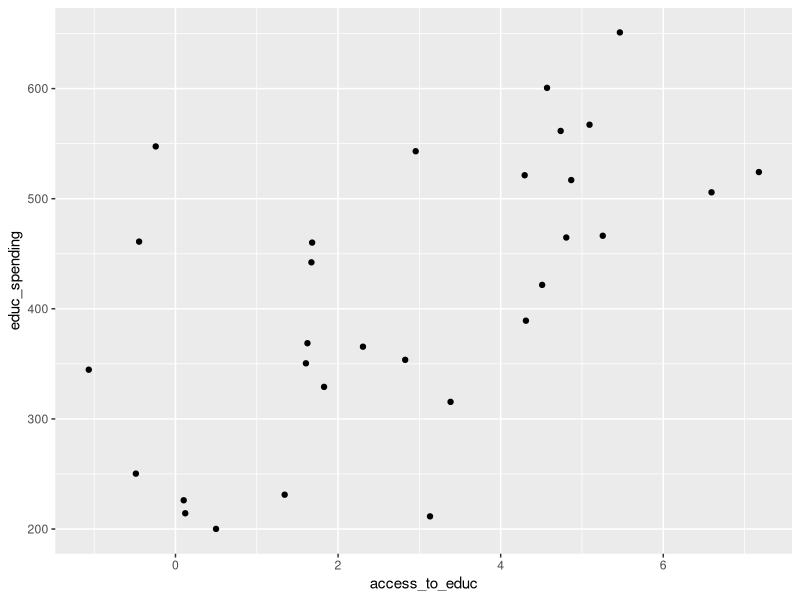
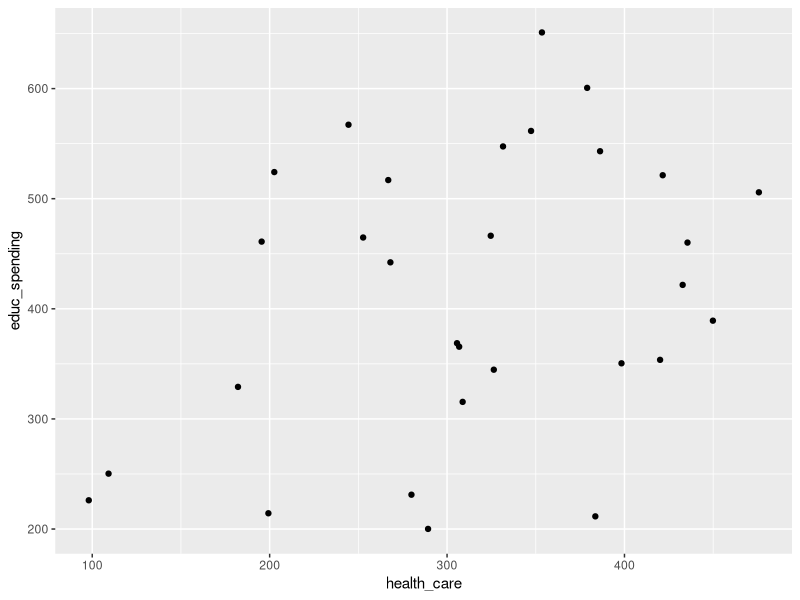

Write R code to recreate these figures, in order.
library(ggplot2)

set.seed(203)

# Problem 1: Create data for these four variables for 30 households. 
income = rnorm(30, mean = 100, sd =200)
access_to_educ = rnorm(30, mean = 2.5, sd =2)
health_care = rnorm(30,mean = 300, sd =100)
num_child = round(rnorm(30,mean = 4, sd =1.2))

# Problem 2: Create an error variable where n = 30, 
# with a mean of 0 and standard deviation of 75. 
# Also define an ‘intercept’ variable that is equal to 150.
error = rnorm(30,mean = 0,sd =75)
intercept = 150


# Problem 3: Define our education spending variable using the following formula:
educ_spending = intercept + 0.04*income + 40*access_to_educ +
  (-0.25)*health_care + 50*num_child + error

df = data.frame(educ_spending, income,access_to_educ,
                health_care,num_child)

# Problem 4: Create a scatter plot with access to education on the x axis 
# and education spending on the y axis. 
ggplot(df, aes(x=access_to_educ, y=educ_spending)) + geom_point()



ggplot(df, aes(x=health_care, y=educ_spending)) + geom_point()



# Problem 5: Run a linear model on the dataframe, regressing education 
# spending on the 4 independent variables.
model_n30 =lm(formula = 'educ_spending ~ income + access_to_educ + health_care + num_child', data = df)
summary(model_n30)




# Problem 6: Create a function called ‘data_generating_process’ that takes
# in a value for n and outputs a dataframe with education spending, income, 
# access to education, health care costs, and number of children. 
data_generating_process = function(n){
  income = rnorm(n, mean = 100, sd = 200)
  access_to_educ = rnorm(n, mean = 2.5, sd = 2)
  health_care = rnorm(n,mean = 300, sd = 100)
  num_child = round(rnorm(n, mean = 4, sd = 1.2))
  
  error = rnorm(n,mean = 0,sd =75)
  intercept = 150
  
  educ_spending = intercept + 0.04*income + 40*access_to_educ +
    (-0.25)*health_care + 50*num_child + error
  
  df = data.frame(educ_spending, income,access_to_educ,
                  health_care,num_child)
  return(df)
}

# N = 300
df_300 = data_generating_process(300)
# N = 3000
df_3000 = data_generating_process(3000)

# Problem 7: Linear regression models for both n
model_n300 =lm(formula = 'educ_spending ~ income + access_to_educ + health_care + num_child', data = df_300)
model_n3000 =lm(formula = 'educ_spending ~ income + access_to_educ + health_care + num_child', data = df_3000)


# Problem 8: What would happen to the outputs of the linear model if you
# increase the standard deviation of the independent variables and the error? 
data_generating_process_sd = function(sd_scalar){
  age = rnorm(30,mean = 100, sd =200*sd_scalar)
  class = rnorm(30, mean = 2.5, sd =2*sd_scalar)
  parents_educ = rnorm(30,mean = 300, sd =100*sd_scalar)
  parents_occupation = round(rnorm(30, mean = 4, sd =1.2*sd_scalar))
  error = rnorm(30,mean = 0,sd = 75*sd_scalar)
  intercept = 150
  
  enrolment = intercept + 0.04*age + 40*class +
    (-0.25)*parents_educ + 50*parents_occupation + error
  
  df = data.frame(enrolment, age,class,
                  parents_educ,parents_occupation)
  
  model = lm(formula = 'enrolment ~ age + class + parents_educ + parents_occupation', data = df)
}

model_n30_sd2 = data_generating_process_sd(2)
# After checking the function and going through the problems 1-7, I notice that
# when I increase the standard deviation of the independent variables, 
# the variable coefficients increase, resulting in an increase on the slope.
# Additionally, increasing the error will also affect the output by also 
# increasing the education spending. This increase in error will factor in any
# other correlations that the model hasn't factored in.

print(summary(model_n30))
print(summary(model_n300))
print(summary(model_n3000))
print(summary(model_n30_sd2))
